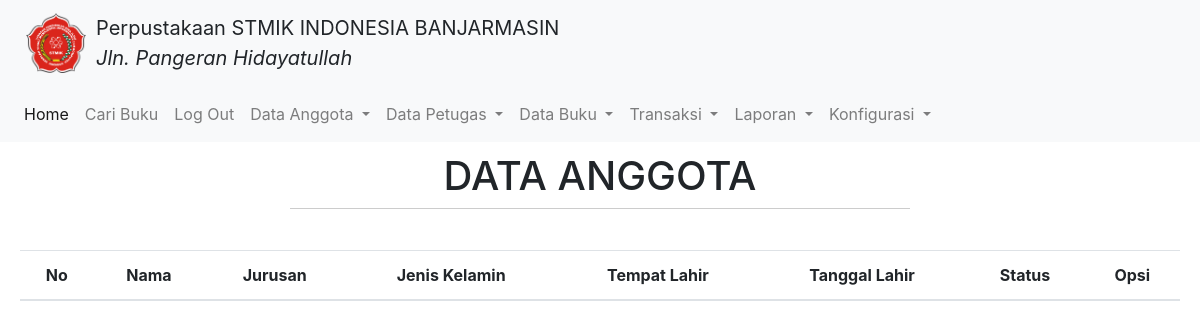
The app's page /?view=data-anggota (signed in), older data.
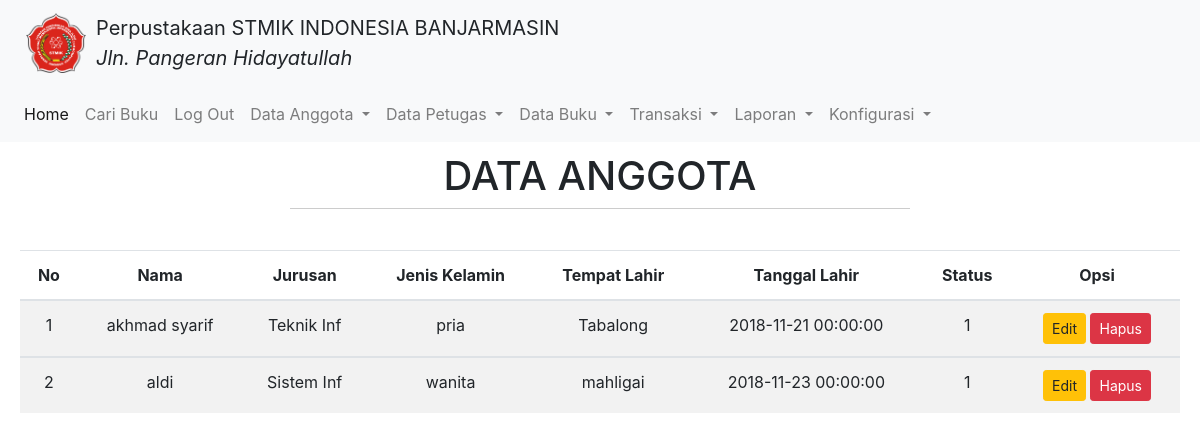
The same page, newer data.
### tables this page shows
CREATE TABLE `anggota` (
  `id_anggota` int(5) NOT NULL,
  `nama_anggota` varchar(30) NOT NULL,
  `jurusan` varchar(10) NOT NULL,
  `jenkel` varchar(10) NOT NULL,
  `tmp_lahir` varchar(30) NOT NULL,
  `tgl_lahir` datetime NOT NULL,
  `status` varchar(15) NOT NULL,
  `tgl_entry` datetime NOT NULL
);

### config/config.php (called while the page is built, shortened)
<?php
function base_url($url = null ) {
	$base_url = "http://localhost/aplikasi_perpustakaan/";
	if ($url != null ) {
		return $base_url."/".$url;
	} else  {
			return $base_url;
	}
}

### models/admin.php (called while the page is built, shortened)
<?php
class Admin
{
  private $mysqli;
  function __construct($mysqli)
  {
    $this->mysqli = $mysqli;
  }
  public function showAnggota(){
    $db = $this->mysqli->conn;
    $sql = "SELECT * FROM anggota";
    $query = $db->query($sql);
    return $query;
  }
}
?>

### view/admin/data-anggota.php (the view, shortened to what this page needs)
<div class="header-hal">
    <h1>DATA ANGGOTA</h1>
    <hr>
</div>
<div class="daftar-table">
    <table class="table table-striped text-center" id="table">
      <thead>
      <tr>
        <th>No</th>
        <th>Nama</th>
        <th>Jurusan</th>
        <th>Jenis Kelamin</th>
        <th>Tempat Lahir</th>
        <th>Tanggal Lahir</th>
        <th>Status</th>
        <th>Opsi</th>
      </tr>
    </thead>
    <?php
    $data = $objAdmin->showAnggota();
    $no = 1;
    while ($a = $data->fetch_object()) {
    ?>
    <tbody>
      <tr>
        <td><?= $no ?></td>
        <td><?= $a->nama_anggota; ?></td>
        <td><?= $a->jurusan; ?></td>
        <td><?= $a->jenkel; ?></td>
        <td><?= $a->tmp_lahir; ?></td>
        <td><?= $a->tgl_lahir; ?></td>
        <td><?= $a->status; ?></td>
        <td>
          <a href="?view=edit-anggota" class="btn btn-sm btn-warning">Edit</a>
          <a href="" class="btn btn-sm btn-danger">Hapus</a>
        </td>
      </tr>
    </tbody>
    <?php
    $no++;
    }
    ?>
    </table>
</div>

### index.php (shortened to what this page needs)
<?php
require_once 'config/config.php';
include('models/admin.php');
?>
<!DOCTYPE html>
<html lang="en" dir="ltr">
  <head>
    <link rel="stylesheet" href="<?= base_url()?>assets/css/bootstrap.min.css">
    <link rel="stylesheet" href="<?= base_url()?>assets/css/home.css">
    <link rel="stylesheet" type="text/css" href="<?php echo base_url(); ?>assets/DataTables/datatables.min.css"/>
  </head>
  <body>
    <nav class="navbar navbar-light bg-light">
      <a class="navbar-brand">
        <img class="nameHeader" src="<?= base_url()?>assets/image/LOGOSTMIKINDONESIABANJARMASIN.png" width="60" height="60" class="d-inline-block align-top " alt="">
        <div class="nameHeader">
            Perpustakaan STMIK INDONESIA BANJARMASIN<br>
            <i>Jln. Pangeran Hidayatullah</i>
        </div>
      </a>
    </nav>
    <nav class="navbar navbar-expand-lg navbar-light bg-light">
        <div class="collapse navbar-collapse" id="navbarSupportedContent">
          <ul class="navbar-nav mr-auto">
            <li class="nav-item active">
              <a class="nav-link" href="?view=home">Home <span class="sr-only">(current)</span></a>
            </li>
            <li class="nav-item">
              <a class="nav-link" href="#">Cari Buku</a>
            </li>
            <li class="nav-item">
              <?php if (isset($_SESSION['user'])) { ?>
                <a class="nav-link" href="?view=logout-admin">Log Out</a>
              <?php } else { ?>
                <a class="nav-link" href="?view=login-admin">Login Admin</a>
              <?php } ?>
            </li>
            <?php if (isset($_SESSION['user'])) { ?>
                <li class="nav-item dropdown">
                  <a class="nav-link dropdown-toggle" href="#" id="navbarDropdown" role="button" data-toggle="dropdown" aria-haspopup="true" aria-expanded="false">
                    Data Anggota
                  </a>
                </li>
                <li class="nav-item dropdown">
                  <a class="nav-link dropdown-toggle" href="#" id="navbarDropdown" role="button" data-toggle="dropdown" aria-haspopup="true" aria-expanded="false">
                    Data Petugas
                  </a>
                </li>
                <li class="nav-item dropdown">
                  <a class="nav-link dropdown-toggle" href="#" id="navbarDropdown" role="button" data-toggle="dropdown" aria-haspopup="true" aria-expanded="false">
                    Data Buku
                  </a>
                </li>
                <li class="nav-item dropdown">
                  <a class="nav-link dropdown-toggle" href="#" id="navbarDropdown" role="button" data-toggle="dropdown" aria-haspopup="true" aria-expanded="false">
                    Transaksi
                  </a>
                </li>
                <li class="nav-item dropdown">
                  <a class="nav-link dropdown-toggle" href="#" id="navbarDropdown" role="button" data-toggle="dropdown" aria-haspopup="true" aria-expanded="false">
                    Laporan
                  </a>
                </li>
                <li class="nav-item dropdown">
                  <a class="nav-link dropdown-toggle" href="#" id="navbarDropdown" role="button" data-toggle="dropdown" aria-haspopup="true" aria-expanded="false">
                    Konfigurasi
                  </a>
                </li>
            <?php } ?>
          </ul>
        </div>
      </nav>
    <?php include('page/page.php'); ?>
  </body>
</html>

### page/page.php
<?php
if (@$_GET['view'] == '' || @$_GET['view'] == 'home')
{
    include 'view/home.php';
}
elseif (@$_GET['view'] == 'home-admin')
{
    include 'view/admin/home.php';
}
elseif (@$_GET['view'] == 'login-admin')
{
    include 'view/login.php';
}
elseif (@$_GET['view'] == 'logout-admin')
{
    $objAdmin->logout();
    echo '<script>
    window.location="?view=login-admin";
     </script>';
}
elseif (@$_GET['view'] == 'input-anggota')
{
    include 'view/admin/input-anggota.php';
}
elseif (@$_GET['view'] == 'data-anggota')
{
    include 'view/admin/data-anggota.php';
}
elseif (@$_GET['view'] == 'edit-anggota')
{
    include 'view/admin/edit-anggota.php';
}
elseif (@$_GET['view'] == 'input-petugas')
{
    include 'view/admin/input-petugas.php';
}
elseif (@$_GET['view'] == 'data-petugas')
{
    include 'view/admin/data-petugas.php';
}
elseif (@$_GET['view'] == 'edit-petugas')
{
    include 'view/admin/edit-petugas.php';
}
elseif (@$_GET['view'] == 'input-buku')
{
    include 'view/admin/input-buku.php';
}
elseif (@$_GET['view'] == 'data-buku')
{
    include 'view/admin/data-buku.php';
}
elseif (@$_GET['view'] == 'edit-buku')
{
    include 'view/admin/edit-buku.php';
}
elseif (@$_GET['view'] == 'input-detail-buku')
{
    include 'view/admin/input-detail-buku.php';
}
elseif (@$_GET['view'] == 'detail-buku')
{
    include 'view/admin/data-detail-buku.php';
}
elseif (@$_GET['view'] == 'input-Klasifikasi-buku')
{
    include 'view/admin/input-klasifikasi-buku.php';
}
elseif (@$_GET['view'] == 'data-Klasifikasi-buku')
{
    include 'view/admin/data-klasifikasi-buku.php';
}
elseif (@$_GET['view'] == 'edit-Klasifikasi-buku')
{
    include 'view/admin/edit-klasifikasi-buku.php';
}
elseif (@$_GET['view'] == 'peminjaman1')
{
    include 'view/admin/transaksi/peminjaman1.php';
}
elseif (@$_GET['view'] == 'peminjaman2')
{
    include 'view/admin/transaksi/peminjaman2.php';
}
elseif (@$_GET['view'] == 'daftar-peminjam')
{
    include 'view/admin/transaksi/daftar-peminjam.php';
}
elseif (@$_GET['view'] == 'pengembalian')
{
    include 'view/admin/transaksi/pengembalian.php';
}
elseif (@$_GET['view'] == 'tambah-admin')
{
    include 'view/admin/setting/tambah-admin.php';
}
elseif (@$_GET['view'] == 'edit-pass')
{
    include 'view/admin/setting/rubah-password.php';
}
else
{
  include 'view/404.php';
}

### assets/css/home.css (style rules this page uses)
.nameHeader { float: left; margin-left: 10px; }
.header-hal { width: 100%; text-align: center; margin-top: 10px; }
hr { height: 1px; border-top: 1px solid #ccc; margin: auto; width: 50%; padding: 10px; }
.daftar-table { margin: 20px 20px; }

Row changes from the older to the newer data that the page shows:
added anggota: nama_anggota "akhmad syarif", jurusan "Teknik Inf", jenkel "pria", tmp_lahir "Tabalong", tgl_lahir "2018-11-21 00:00:00", status "1"
added anggota: nama_anggota "aldi", jurusan "Sistem Inf", jenkel "wanita", tmp_lahir "mahligai", tgl_lahir "2018-11-23 00:00:00", status "1"
